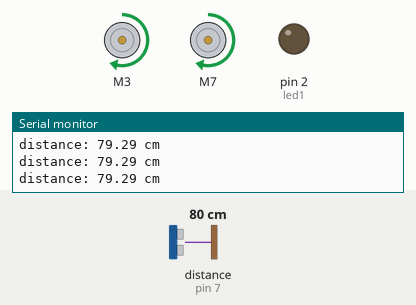
Simulated run of this sketch. Board: Arduino Uno, built with avr-gcc and run on an emulated ATmega328P. On the bench: 2 × DC motor (green arrow = forward, orange = backward, longer = faster), output pins drawn as LEDs (lit = HIGH), the last lines printed to the serial monitor. Inputs (shaded band) come from the test bench; at power-on: distance to the obstacle (sensor on pin 7) 80 cm. The echo pulse lasts 58.3 µs per cm; pins used as bus, display or sensor lines are not drawn.

Above: at 1.2 s.
1.3 s: distance to the obstacle (sensor on pin 7) set to 54 cm
4.3 s: distance to the obstacle (sensor on pin 7) set to 46 cm
At 5.3 s:
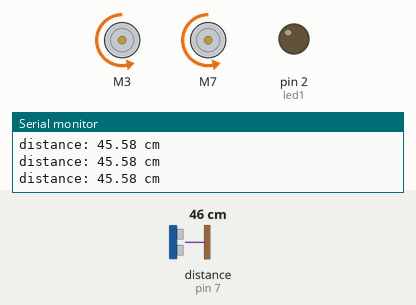
5.8 s: distance to the obstacle (sensor on pin 7) set to 60 cm
At 6.4 s:
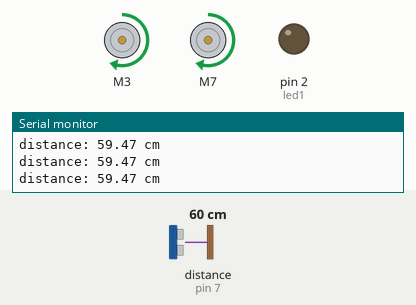
8.8 s: distance to the obstacle (sensor on pin 7) set to 18 cm
At 9.3 s:
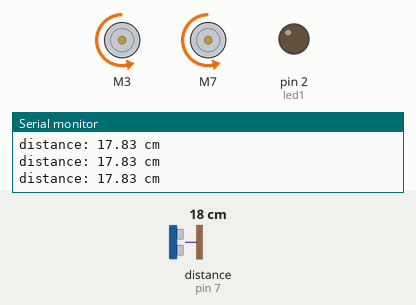
Timing chart, 0 to 11.8 s (numbered marks = the images above; inputs shaded):
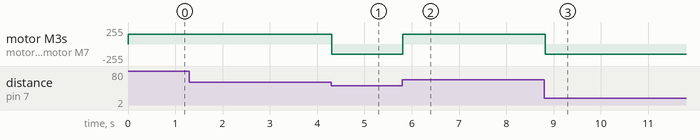

The sketch:

final__code_v2.ino
```cpp
#include <SparkFun_TB6612.h>

#define AIN1 3
#define BIN1 7
#define AIN2 4
#define BIN2 8
#define PWMA 5
#define PWMB 6
#define STBY 9

const int offsetA = 1;
const int offsetB = 1;

const int led1 = 2;  // Forward LED connect to Arduno pin 2
const int led2 = 3;  // Backward LED connect to Arduno pin 3

const int TRIG_PIN = 6; // Arduino pin connected to Ultrasonic Sensor's TRIG pin
const int ECHO_PIN = 7; // Arduino pin connected to Ultrasonic Sensor's ECHO pin
const int DISTANCE_THRESHOLD = 50; // centimeters

float duration_us, distance_cm;

Motor motor1 = Motor(AIN1, AIN2, PWMA, offsetA, STBY);
Motor motor2 = Motor(BIN1, BIN2, PWMB, offsetB, STBY);

void setup() {
Serial.begin (9600);
pinMode(led1, OUTPUT);
pinMode(led2, OUTPUT);
pinMode(TRIG_PIN, OUTPUT);
pinMode(ECHO_PIN, INPUT);
}

void m_forward (){
  forward(motor1, motor2, 150);
  }

void m_backward (){
  back(motor1, motor2, -150);
  }
void loop ()
{ // generate pulse in TRIG pin
  digitalWrite(TRIG_PIN, HIGH);
  delayMicroseconds(10);
  digitalWrite(TRIG_PIN, LOW);

  duration_us = pulseIn(ECHO_PIN, HIGH);
  distance_cm = 0.017 * duration_us; // calculate distance in cm

  if(distance_cm > DISTANCE_THRESHOLD)
    m_forward();
  else
    m_backward();

 Serial.print("distance: ");
 Serial.print(distance_cm);
 Serial.println(" cm");
  }
```

Measured:
- the behaviour switches between 51 and 50 cm on distance to the obstacle (sensor on pin 7) (found by bisection; images 0 and 1)
- after the input at 4.3 s, motor M3, motor M7: forward 150/255 → backward 150/255 at once
- after the input at 5.8 s, motor M3, motor M7: backward 150/255 → forward 150/255 at once
- after the input at 8.8 s, motor M3, motor M7: forward 150/255 → backward 150/255 at once
